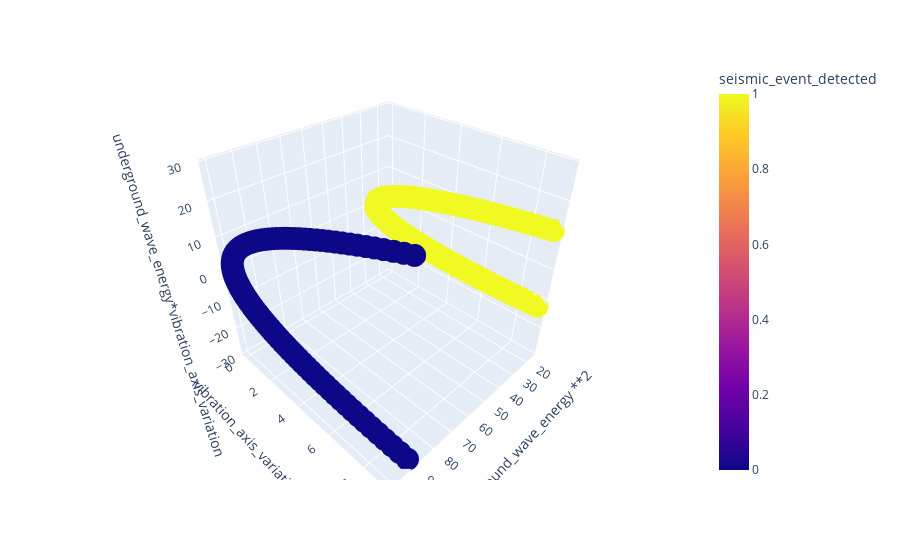

Notebook source saved alongside this figure:
### Code cell
fig = px.scatter_3d(df,x="underground_wave_energy **2",y="vibration_axis_variation **2",z= "underground_wave_energy*vibration_axis_variation",
                    color="seismic_event_detected")
fig.show()

### Figure 1 — Plotly figure (JSON) as saved in the notebook; plotly's stock layout.template omitted (floating-point values rounded to 4 significant figures; data arrays with more than 128 entries replaced by an {"elided": "..."} marker saying what was removed)
{"data": [{"hovertemplate": "underground_wave_energy **2=%{x}<br>vibration_axis_variation **2=%{y}<br>underground_wave_energy*vibration_axis_variation=%{z}<br>seismic_event_detected=%{marker.color}<extra></extra>", "legendgroup": "", "marker": {"color": {"elided": "400 int values"}, "coloraxis": "coloraxis", "symbol": "circle"}, "mode": "markers", "name": "", "scene": "scene", "showlegend": false, "type": "scatter3d", "x": {"elided": "400 float values"}, "y": {"elided": "400 float values"}, "z": {"elided": "400 float values"}}], "layout": {"coloraxis": {"colorbar": {"title": {"text": "seismic_event_detected"}}, "colorscale": [[0, "#0d0887"], [0.1111, "#46039f"], [0.2222, "#7201a8"], [0.3333, "#9c179e"], [0.4444, "#bd3786"], [0.5556, "#d8576b"], [0.6667, "#ed7953"], [0.7778, "#fb9f3a"], [0.8889, "#fdca26"], [1, "#f0f921"]]}, "legend": {"tracegroupgap": 0}, "margin": {"t": 60}, "scene": {"domain": {"x": [0, 1], "y": [0, 1]}, "xaxis": {"title": {"text": "underground_wave_energy **2"}}, "yaxis": {"title": {"text": "vibration_axis_variation **2"}}, "zaxis": {"title": {"text": "underground_wave_energy*vibration_axis_variation"}}}}}
